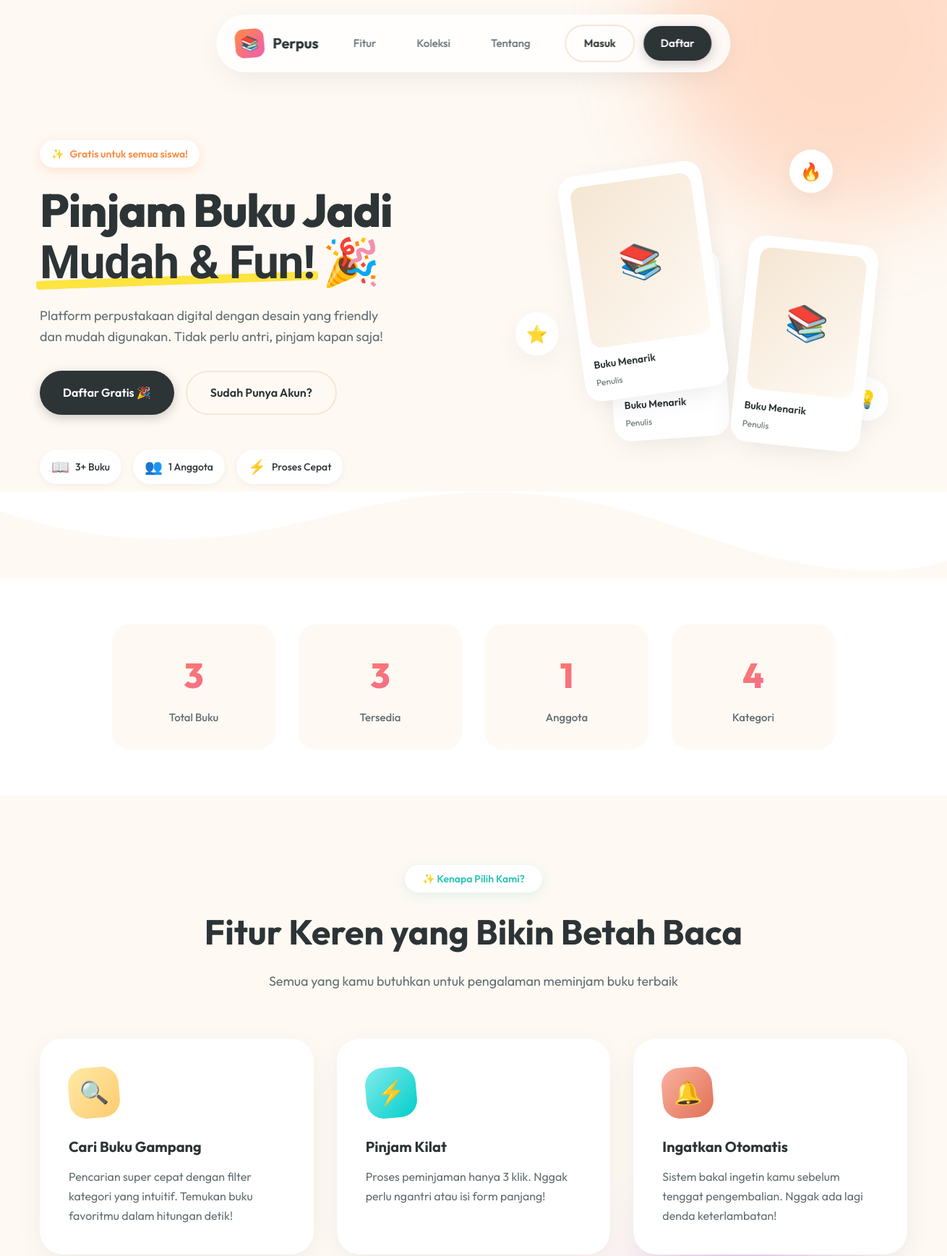
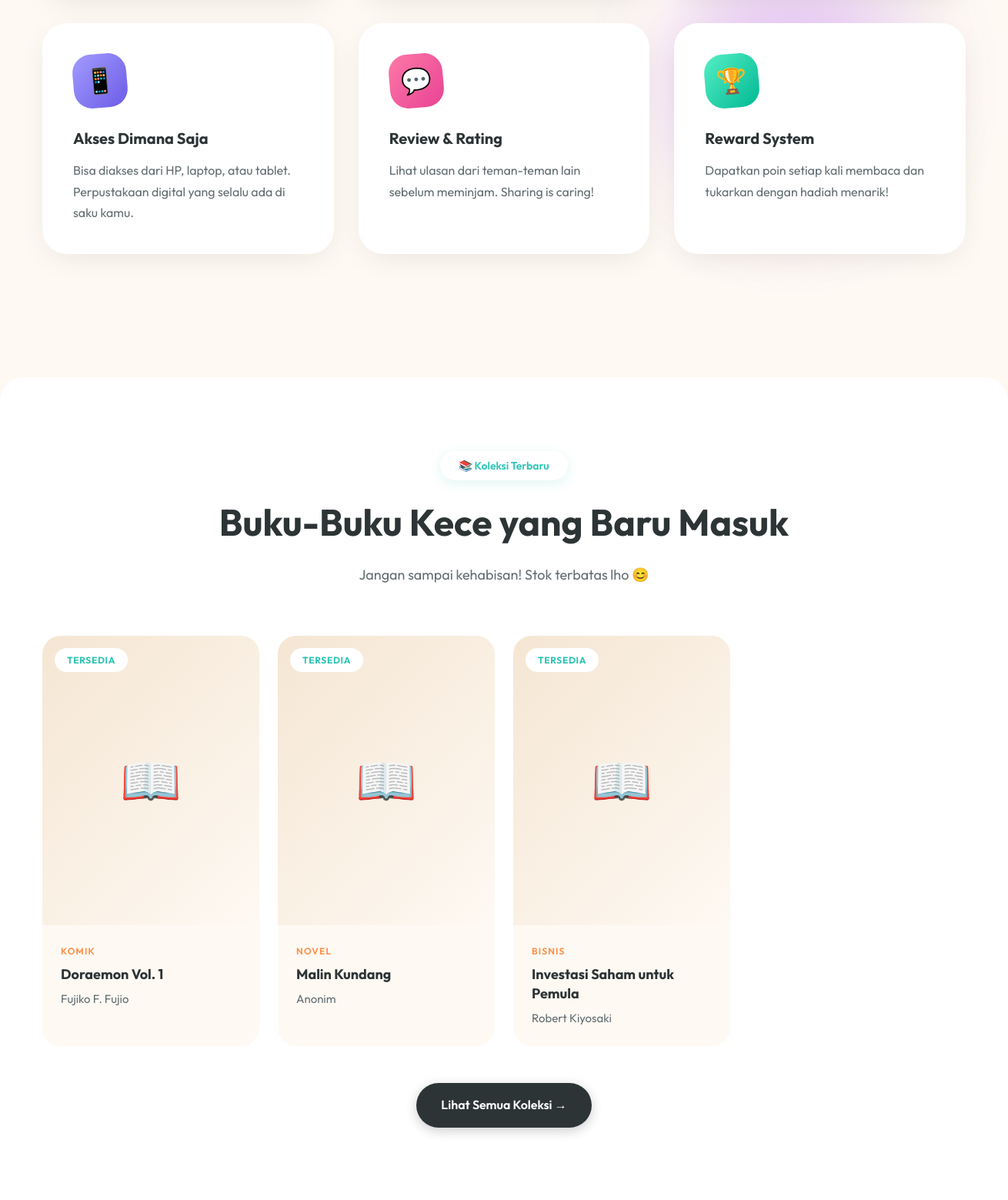
The page / (upper part) on the database its author committed (2 pictures, top to bottom).
### tables this page shows
CREATE TABLE IF NOT EXISTS `buku` (
  `id_buku` int(11) NOT NULL AUTO_INCREMENT,
  `judul_buku` varchar(100) NOT NULL,
  `id_kategori` int(11) NOT NULL,
  `pengarang` varchar(100) NOT NULL,
  `penerbit` varchar(100) NOT NULL,
  `tahun_terbit` year(4) NOT NULL,
  `gambar_buku` longblob NOT NULL,
  `deskripsi_buku` text NOT NULL,
  `status` enum('tersedia','tidak') NOT NULL DEFAULT 'tersedia',
  PRIMARY KEY (`id_buku`),
  FOREIGN KEY (`id_kategori`) REFERENCES `kategori` (`id_kategori`) ON DELETE CASCADE ON UPDATE CASCADE
);

CREATE TABLE IF NOT EXISTS `kategori` (
  `id_kategori` int(11) NOT NULL AUTO_INCREMENT,
  `nama_kategori` varchar(100) NOT NULL,
  PRIMARY KEY (`id_kategori`)
);

### perpus_20/includes/session.php (called while the page is built, shortened)
<?php
function isLoggedIn() {
    return isset($_SESSION['user_id']) && !empty($_SESSION['user_id']);
}
?>

### index.php (the view, shortened to what this page needs)
<?php
require_once __DIR__ . '/includes/session.php';
$logged_in = isLoggedIn();
$role      = $logged_in ? strtolower(getRole()) : '';
$nama      = $logged_in ? $_SESSION['nama'] : '';
$dashboard = $role ? $role . '/dashboard.php' : 'login.php';
$db = getDB();
$total_buku    = $db->query("SELECT COUNT(*) as c FROM buku")->fetch_assoc()['c'];
$total_anggota = $db->query("SELECT COUNT(*) as c FROM anggota")->fetch_assoc()['c'];
$total_kat     = $db->query("SELECT COUNT(*) as c FROM kategori")->fetch_assoc()['c'];
$buku_tersedia = $db->query("SELECT COUNT(*) as c FROM buku WHERE status='tersedia'")->fetch_assoc()['c'];
$showcase      = $db->query("SELECT b.*, k.nama_kategori FROM buku b JOIN kategori k ON b.id_kategori=k.id_kategori ORDER BY b.id_buku DESC LIMIT 8");
?>
<!DOCTYPE html>
<html lang="id">
<head>
</head>
<body>
<div class="blob blob-1"></div>
<nav class="nav">
  <div class="nav-inner">
    <a href="index.php" class="nav-logo">
      <div class="logo-box">📚</div>
      <span class="logo-text">Perpus</span>
    </a>
    <div class="nav-links">
      <a href="#fitur" class="nav-link">Fitur</a>
      <a href="#koleksi" class="nav-link">Koleksi</a>
      <a href="#tentang" class="nav-link">Tentang</a>
    </div>
    <div class="nav-cta">
      <?php if ($logged_in): ?>
        <div class="user-badge">
          <div class="user-avatar"><?= strtoupper(substr($nama,0,1)) ?></div>
          <span style="font-weight:600;"><?= htmlspecialchars(explode(' ',$nama)[0]) ?></span>
        </div>
        <a href="<?= $dashboard ?>" class="btn btn-orange">Dashboard</a>
      <?php else: ?>
        <a href="login.php" class="btn btn-outline">Masuk</a>
        <a href="registrasi.php" class="btn btn-fill">Daftar</a>
      <?php endif ?>
    </div>
  </div>
</nav>
<section class="hero">
  <div class="hero-inner">
    <div class="hero-content">
      <div class="hero-badge">
        Gratis untuk semua siswa!
      </div>
      <h1 class="hero-title">
        Pinjam Buku Jadi <span class="highlight handwritten">Mudah & Fun!</span> 🎉
      </h1>
      <p class="hero-desc">
        Platform perpustakaan digital dengan desain yang friendly dan mudah digunakan. Tidak perlu antri, pinjam kapan saja!
      </p>
      <div class="hero-buttons">
        <?php if ($logged_in): ?>
          <a href="<?= $dashboard ?>" class="btn btn-orange btn-lg">Ke Dashboard 🚀</a>
          <a href="<?= $role ?>/katalog.php" class="btn btn-outline btn-lg">Lihat Buku</a>
        <?php else: ?>
          <a href="registrasi.php" class="btn btn-fill btn-lg">Daftar Gratis 🎉</a>
          <a href="login.php" class="btn btn-outline btn-lg">Sudah Punya Akun?</a>
        <?php endif ?>
      </div>
      <div class="trust-pills">
        <div class="trust-pill">
          <span class="emoji">📖</span>
          <span><?= number_format($total_buku) ?>+ Buku</span>
        </div>
        <div class="trust-pill">
          <span class="emoji">👥</span>
          <span><?= number_format($total_anggota) ?> Anggota</span>
        </div>
        <div class="trust-pill">
          <span class="emoji">⚡</span>
          <span>Proses Cepat</span>
        </div>
      </div>
    </div>
    <div class="hero-visual">
      <div class="floating-stack">
        <?php
          $books = [];
          for($i=0;$i<3;$i++):
            $g = $books[$i]['gambar_buku'] ?? '';
            $src = ($g && is_string($g) && file_exists(__DIR__.'/'.$g)) ? $g : '';
        ?>
        <div class="book-card-3d">
          <div class="book-thumb">
            <?php if($src): ?>
              <img src="<?= htmlspecialchars($src) ?>" alt="">
            <?php else: ?>
              📚
            <?php endif ?>
          </div>
          <div class="book-mini-title"><?= htmlspecialchars($books[$i]['judul_buku'] ?? 'Buku Menarik') ?></div>
          <div class="book-mini-author"><?= htmlspecialchars($books[$i]['pengarang'] ?? 'Penulis') ?></div>
        </div>
        <?php endfor ?>
        <div class="floating-icon">🔥</div>
        <div class="floating-icon">💡</div>
        <div class="floating-icon">⭐</div>
      </div>
    </div>
  </div>
  <div class="wave">
    <svg viewBox="0 0 1200 120" preserveAspectRatio="none">
      <path d="M321.39,56.44c58-10.79,114.16-30.13,172-41.86,82.39-16.72,168.19-17.73,250.45-.39C823.78,31,906.67,72,985.66,92.83c70.05,18.48,146.53,26.09,214.34,3V0H0V27.35A600.21,600.21,0,0,0,321.39,56.44Z" fill="#ffffff"></path>
    </svg>
  </div>
</section>
<section class="stats-section">
  <div class="stats-inner">
    <div class="stat-box">
      <div class="stat-number"><?= number_format($total_buku) ?></div>
      <div class="stat-label">Total Buku</div>
    </div>
    <div class="stat-box">
      <div class="stat-number"><?= number_format($buku_tersedia) ?></div>
      <div class="stat-label">Tersedia</div>
    </div>
    <div class="stat-box">
      <div class="stat-number"><?= number_format($total_anggota) ?></div>
      <div class="stat-label">Anggota</div>
    </div>
    <div class="stat-box">
      <div class="stat-number"><?= number_format($total_kat) ?></div>
      <div class="stat-label">Kategori</div>
    </div>
  </div>
</section>
<section class="section" id="fitur">
  <div class="section-inner">
    <div class="section-header">
      <div class="section-label">✨ Kenapa Pilih Kami?</div>
      <h2 class="section-title">Fitur Keren yang Bikin Betah Baca</h2>
      <p class="section-subtitle">Semua yang kamu butuhkan untuk pengalaman meminjam buku terbaik</p>
    </div>
    <div class="features-grid">
      <div class="feature-card">
        <div class="feature-icon">🔍</div>
        <h3 class="feature-title">Cari Buku Gampang</h3>
        <p class="feature-text">Pencarian super cepat dengan filter kategori yang intuitif. Temukan buku favoritmu dalam hitungan detik!</p>
      </div>
      <div class="feature-card">
        <div class="feature-icon">⚡</div>
        <h3 class="feature-title">Pinjam Kilat</h3>
        <p class="feature-text">Proses peminjaman hanya 3 klik. Nggak perlu ngantri atau isi form panjang!</p>
      </div>
      <div class="feature-card">
        <div class="feature-icon">🔔</div>
        <h3 class="feature-title">Ingatkan Otomatis</h3>
        <p class="feature-text">Sistem bakal ingetin kamu sebelum tenggat pengembalian. Nggak ada lagi denda keterlambatan!</p>
      </div>
      <div class="feature-card">
        <div class="feature-icon">📱</div>
        <h3 class="feature-title">Akses Dimana Saja</h3>
        <p class="feature-text">Bisa diakses dari HP, laptop, atau tablet. Perpustakaan digital yang selalu ada di saku kamu.</p>
      </div>
      <div class="feature-card">
        <div class="feature-icon">💬</div>
        <h3 class="feature-title">Review & Rating</h3>
        <p class="feature-text">Lihat ulasan dari teman-teman lain sebelum meminjam. Sharing is caring!</p>
      </div>
      <div class="feature-card">
        <div class="feature-icon">🏆</div>
        <h3 class="feature-title">Reward System</h3>
        <p class="feature-text">Dapatkan poin setiap kali membaca dan tukarkan dengan hadiah menarik!</p>
      </div>
    </div>
  </div>
</section>
<?php if($showcase->num_rows > 0): ?>
<section class="section books-section" id="koleksi">
  <div class="section-inner">
    <div class="section-header">
      <div class="section-label">📚 Koleksi Terbaru</div>
      <h2 class="section-title">Buku-Buku Kece yang Baru Masuk</h2>
      <p class="section-subtitle">Jangan sampai kehabisan! Stok terbatas lho 😊</p>
    </div>
    <div class="books-grid">
      <?php while($bk=$showcase->fetch_assoc()):
        $g=$bk['gambar_buku'];
        $isrc=($g&&is_string($g)&&file_exists(__DIR__.'/'.$g))?$g:'';
        $available=$bk['status']==='tersedia';
      ?>
      <a href="<?= $logged_in ? $role.'/detail.php?id='.$bk['id_buku'] : 'login.php' ?>" class="book-item">
        <div class="book-cover">
          <?php if($isrc):?>
            <img src="<?= htmlspecialchars($isrc)?>" alt="<?= htmlspecialchars($bk['judul_buku'])?>">
          <?php else:?>
            <div style="width:100%;height:100%;display:flex;align-items:center;justify-content:center;font-size:4rem;">📖</div>
          <?php endif?>
          <div class="book-badge <?= $available?'available':'borrowed' ?>">
            <?= $available?'Tersedia':'Dipinjam' ?>
          </div>
        </div>
        <div class="book-details">
          <div class="book-cat"><?= htmlspecialchars($bk['nama_kategori'])?></div>
          <h3 class="book-title-main"><?= htmlspecialchars($bk['judul_buku'])?></h3>
          <div class="book-author-main"><?= htmlspecialchars($bk['pengarang'])?></div>
        </div>
      </a>
      <?php endwhile ?>
    </div>
    <div style="text-align:center;margin-top:3rem;">
      <a href="<?= $logged_in ? $role.'/katalog.php' : 'login.php' ?>" class="btn btn-fill btn-lg">Lihat Semua Koleksi →</a>
    </div>
  </div>
</section>
<?php endif ?>
</body>
</html>

### rows shown on the page
buku: status "TERSEDIA", id_kategori.nama_kategori "KOMIK", judul_buku "Doraemon Vol. 1", pengarang "Fujiko F. Fujio"
buku: status "TERSEDIA", id_kategori.nama_kategori "NOVEL", judul_buku "Malin Kundang", pengarang "Anonim"
buku: status "TERSEDIA", id_kategori.nama_kategori "BISNIS", judul_buku "Investasi Saham untuk Pemula", pengarang "Robert Kiyosaki"

### other values the page prints
$total_buku "3"
$total_anggota "1"
$books[$i]['judul_buku'] "Buku Menarik"
$books[$i]['pengarang'] "Penulis"
$buku_tersedia "3"
$total_kat "4"
